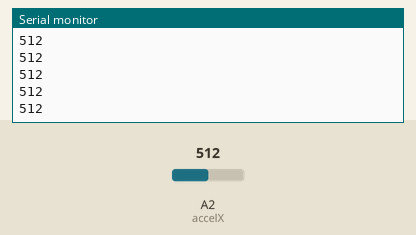
Bench run of a sketch on a simulated Arduino Uno, built with avr-gcc and run on an emulated ATmega328P. Parts: the last lines printed to the serial monitor. Inputs (shaded band) come from the test bench; at power-on: A2 (accelX) = 512.

Above: at 1.2 s.
1.3 s: A2 (accelX) set to 716
At 2.2 s:
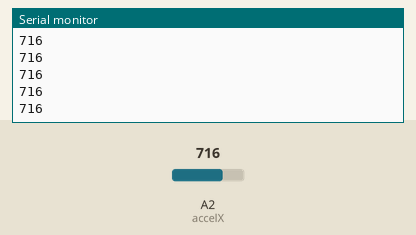
2.8 s: A2 (accelX) set to 900
At 3.4 s:
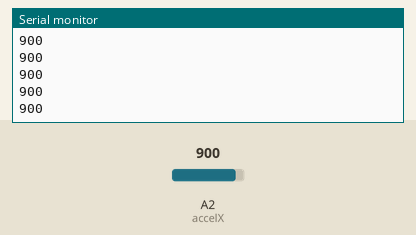
Timing chart, 0 to 5.8 s (numbered marks = the images above; inputs shaded):
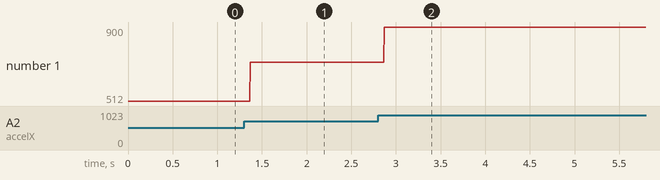

Measured:
- after the input at 1.3 s, the serial monitor: prints a new line after 0.07 s (image 1)
- after the input at 2.8 s, the serial monitor: prints a new line after 0.07 s (image 2)
- plotted number 1: 512 → 716 after the input at 1.3 s, 716 → 900 after the input at 2.8 s

The sketch:

TutorialAnalogInputPart1.ino
```cpp
const int accelX = A2;

void setup() {
  // put your setup code here, to run once:
  Serial.begin(9600);
  pinMode(accelX, INPUT);
}

void loop() {
  int accel_val = analogRead(accelX);
  // put your main code here, to run repeatedly:
  Serial.println(accel_val);
}
```
